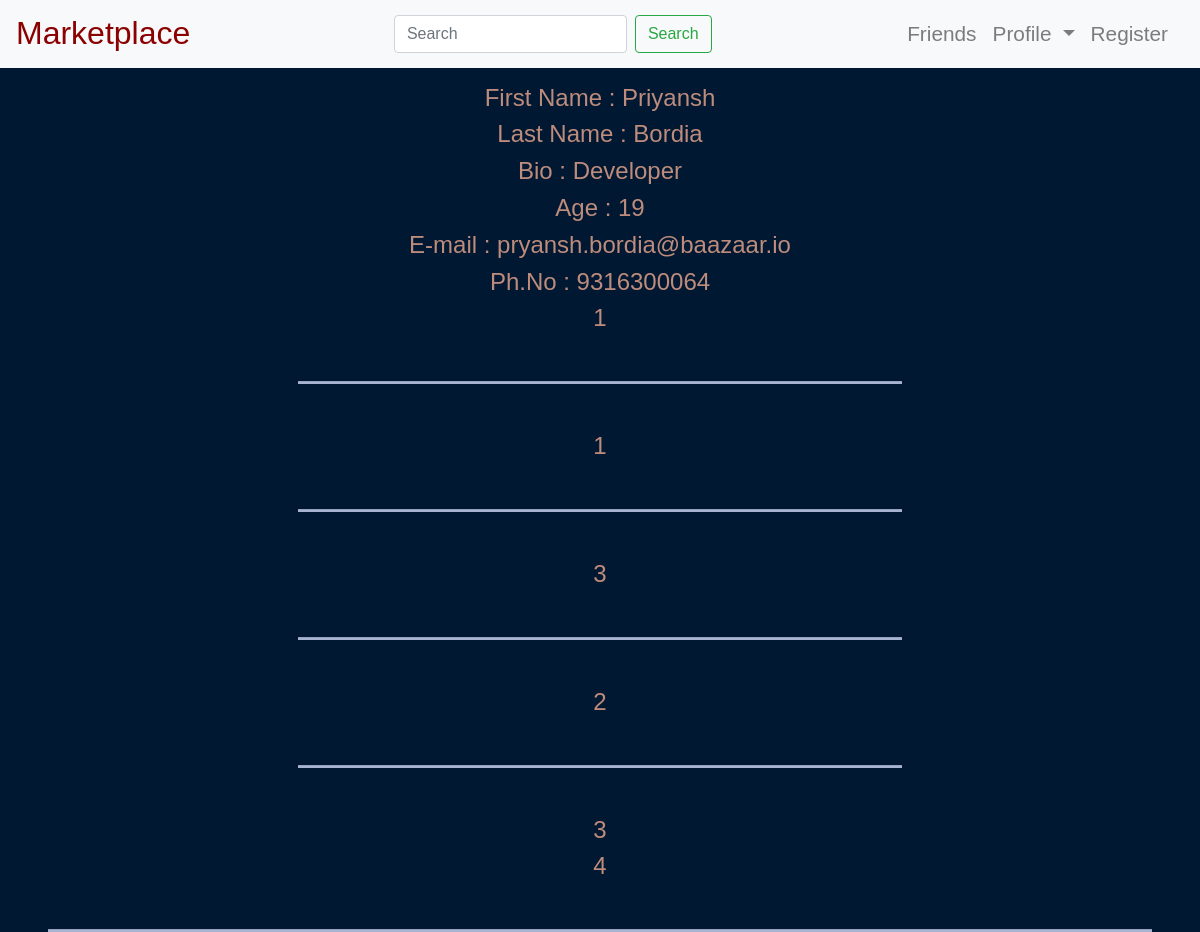
The app's page /person/3 with its own data.
### circle/models.py (models this page shows, shortened)
class Person(models.Model):
	options = (('M', 'Male'), ('F', 'Female'), ('X', 'Not Preferred to say'))
	user = models.OneToOneField(User, on_delete=models.CASCADE, related_name="user")
	username = models.CharField(max_length=64, blank=False, null=False, unique=True)
	bio = models.TextField(max_length=500, blank=True, null=False)
	first = models.CharField(max_length=64, blank=False, null=False)
	last = models.CharField(max_length=64, blank=True, null=False)
	age = models.IntegerField(validators=[MinValueValidator(1)], blank=False, null=False, default=1)
	sex = models.CharField(max_length=1, choices=options, blank=False, null=False, default='X')
	email = models.EmailField(blank=False, null=False, unique=True)
	ph_no = models.BigIntegerField(blank=False, null=False, unique=True)
	rented = models.ManyToManyField(Article, blank=True, related_name="rented")
	purchased = models.ManyToManyField(Article, blank=True, related_name="purchased")
	sold = models.ManyToManyField(Article, blank=True, related_name="sold")
	display = models.ManyToManyField(Article, blank=True, related_name="display")
	bookmarked = models.ManyToManyField(Article, blank=True, related_name="bookmarked")
	carted = models.ManyToManyField(Article, blank=True, related_name="carted")
	friends = models.ManyToManyField('self', blank=True, related_name="friends")
	allowsMessage = models.BooleanField(blank=False, null=False, default=True)

class Article(models.Model):
	title = models.CharField(validators=[MinLengthValidator(1)], max_length=64, blank=False, null=False, default="Article")
	description = models.TextField(max_length=255, blank=False, null=False, default="Describe the article...")
	image = models.ImageField(upload_to="images/articles", blank=False, null=False)
	price = models.FloatField(validators=[MinValueValidator(1)], blank=False, null=False)
	tags = models.ManyToManyField(Tag, blank=True, related_name="tags")

### circle/views.py (the view)
# urls.py: path('person/<int:user_id>', views.person, name='person'),
def person(request, user_id):
	user = User.objects.get(pk=user_id)
	person = Person.objects.filter(user=user).first()
	return render(request, "circle/person.html", context={"person": person})

### circle/templates/circle/person.html (shortened to what this page needs)
{% extends "circle/base.html" %}
{% block head %}
{% endblock %}
{% block body %}
	<div class="p mt-3">
		<h4><strong>First Name : </strong> {{ person.first }} </h4>
		<h4><strong>Last Name : </strong> {{ person.last }} </h4>
		<h4><strong>Bio : </strong> {{ person.bio }} </h4>
		<h4><strong>Age : </strong> {{ person.age }} </h4>
		<h4><strong>E-mail : </strong> {{ person.email }} </h4>
		<h4><strong>Ph.No : </strong> {{ person.ph_no }} </h4>
		{% for article in person.rented.all %}
			<h4>{{ article.id }}</h4>
		{% empty %}
			<div class="alert alert-success" role="alert">Nothing Rented.</div>
		{% endfor %}
		<hr>
		{% for article in person.bookmarked.all %}
			<h4>{{ article.id }}</h4>
		{% empty %}
			<div class="alert alert-success" role="alert">Nothing Bookmarks.</div>
		{% endfor %}
		<hr>
		{% for article in person.purchased.all %}
			<h4>{{ article.id }}</h4>
		{% empty %}
			<div class="alert alert-success" role="alert">Nothing Purchased.</div>
		{% endfor %}
		<hr>
		{% for article in person.display.all %}
			<h4>{{ article.id }}</h4>
		{% empty %}
			<div class="alert alert-success" role="alert">Nothing on Display.</div>
		{% endfor %}
		<hr>
		{% for article in person.sold.all %}
			<h4>{{ article.id }}</h4>
		{% empty %}
			<div class="alert alert-success" role="alert">Nothing Sold.</div>
		{% endfor %}
	</div>
{% endblock %}

### circle/static/circle/css/style.css (style rules this page uses)
html { font-size: 100%; -webkit-box-sizing: border-box; box-sizing: border-box; }
*, *::before, *::after { -webkit-box-sizing: inherit; box-sizing: inherit; }
html, body { width: 100%; height: 100%; }
body { margin: 0; padding: 0; -webkit-box-pack: center; -ms-flex-pack: center; justify-content: center; -webkit-box-align: center; -ms-flex-align: center; align-items: center; line-height: 1.3; font-family: Verdana, Arial, Helvetica, sans-serif; font-size: 1.125rem; font-weight: 300; color: whitesmoke; background-color: #001831; overflow-x: hidden; }
h4 { color: #bd8c7d; font-weight: lighter; }
hr { margin: 3rem; height: .125rem; background-color: #a8b2d1; }

### circle/templates/circle/person.html (style rules this page uses)
.p { max-width: 700px; margin: auto; text-align: center; align-items: center; }

### records on screen
Person: first "Priyansh", last "Bordia", bio "Developer", age "19", email "pryansh.bordia@baazaar.io", ph_no "9316300064"
Article: id "1"
Article: id "3"
Article: id "2"
Article: id "4"
